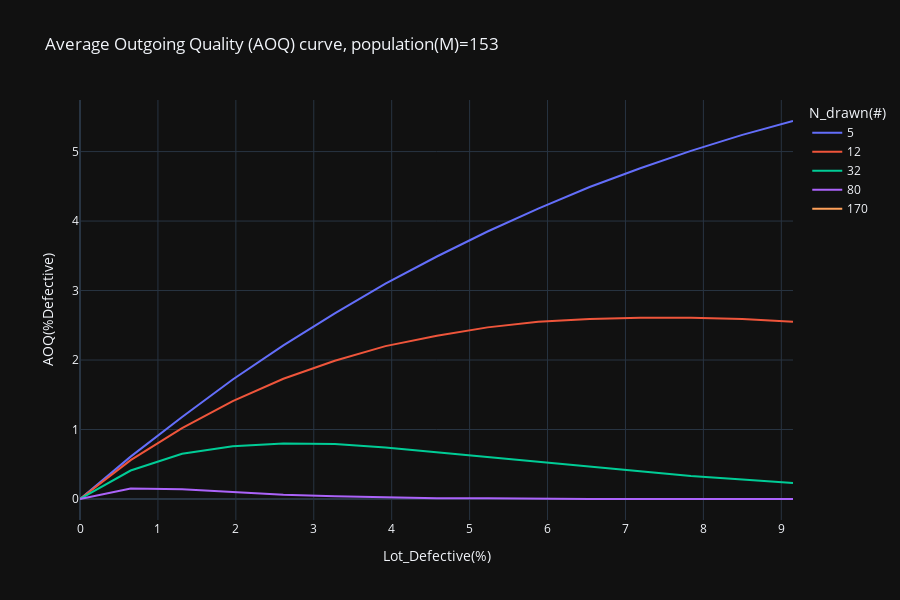

The notebook cell this image was saved under:
### Markdown cell above
AOQ curve

### Code cell
fig2 = px.line(df, x='Lot_Defective', y='AOQ', color='N_drawn',height=600
                ,title=f"Average Outgoing Quality (AOQ) curve, population(M)={M}"
                ,labels={
                    'Lot_Defective':'Lot_Defective(%)',
                    'AOQ':'AOQ(%Defective)',
                    'N_drawn':'N_drawn(#)'})
fig2.show()
# fig.write_html(f"AOQcurve_population{M}.html")

### Figure 1 — Plotly figure (JSON) as saved in the notebook; plotly's stock layout.template omitted (floating-point values rounded to 4 significant figures)
{"data": [{"hovertemplate": "N_drawn(#)=5<br>Lot_Defective(%)=%{x}<br>AOQ(%Defective)=%{y}<extra></extra>", "legendgroup": "5", "line": {"color": "#636efa", "dash": "solid"}, "marker": {"symbol": "circle"}, "mode": "lines", "name": "5", "orientation": "v", "showlegend": true, "type": "scatter", "x": [0, 0.65, 1.31, 1.96, 2.61, 3.27, 3.92, 4.58, 5.23, 5.88, 6.54, 7.19, 7.84, 8.5, 9.15], "xaxis": "x", "y": [0, 0.61, 1.18, 1.72, 2.21, 2.67, 3.1, 3.49, 3.85, 4.18, 4.49, 4.76, 5.01, 5.24, 5.44], "yaxis": "y"}, {"hovertemplate": "N_drawn(#)=12<br>Lot_Defective(%)=%{x}<br>AOQ(%Defective)=%{y}<extra></extra>", "legendgroup": "12", "line": {"color": "#EF553B", "dash": "solid"}, "marker": {"symbol": "circle"}, "mode": "lines", "name": "12", "orientation": "v", "showlegend": true, "type": "scatter", "x": [0, 0.65, 1.31, 1.96, 2.61, 3.27, 3.92, 4.58, 5.23, 5.88, 6.54, 7.19, 7.84, 8.5, 9.15], "xaxis": "x", "y": [0, 0.56, 1.02, 1.41, 1.73, 1.99, 2.2, 2.35, 2.47, 2.55, 2.59, 2.61, 2.61, 2.59, 2.55], "yaxis": "y"}, {"hovertemplate": "N_drawn(#)=32<br>Lot_Defective(%)=%{x}<br>AOQ(%Defective)=%{y}<extra></extra>", "legendgroup": "32", "line": {"color": "#00cc96", "dash": "solid"}, "marker": {"symbol": "circle"}, "mode": "lines", "name": "32", "orientation": "v", "showlegend": true, "type": "scatter", "x": [0, 0.65, 1.31, 1.96, 2.61, 3.27, 3.92, 4.58, 5.23, 5.88, 6.54, 7.19, 7.84, 8.5, 9.15], "xaxis": "x", "y": [0, 0.41, 0.65, 0.76, 0.8, 0.79, 0.74, 0.67, 0.6, 0.53, 0.46, 0.39, 0.33, 0.28, 0.23], "yaxis": "y"}, {"hovertemplate": "N_drawn(#)=80<br>Lot_Defective(%)=%{x}<br>AOQ(%Defective)=%{y}<extra></extra>", "legendgroup": "80", "line": {"color": "#ab63fa", "dash": "solid"}, "marker": {"symbol": "circle"}, "mode": "lines", "name": "80", "orientation": "v", "showlegend": true, "type": "scatter", "x": [0, 0.65, 1.31, 1.96, 2.61, 3.27, 3.92, 4.58, 5.23, 5.88, 6.54, 7.19, 7.84, 8.5, 9.15], "xaxis": "x", "y": [0, 0.15, 0.14, 0.1, 0.06, 0.04, 0.02, 0.01, 0.01, 0, 0, 0, 0, 0, 0], "yaxis": "y"}, {"hovertemplate": "N_drawn(#)=170<br>Lot_Defective(%)=%{x}<br>AOQ(%Defective)=%{y}<extra></extra>", "legendgroup": "170", "line": {"color": "#FFA15A", "dash": "solid"}, "marker": {"symbol": "circle"}, "mode": "lines", "name": "170", "orientation": "v", "showlegend": true, "type": "scatter", "x": [0, 0.65, 1.31, 1.96, 2.61, 3.27, 3.92, 4.58, 5.23, 5.88, 6.54, 7.19, 7.84, 8.5, 9.15], "xaxis": "x", "y": [null, null, null, null, null, null, null, null, null, null, null, null, null, null, null], "yaxis": "y"}], "layout": {"height": 600, "legend": {"title": {"text": "N_drawn(#)"}, "tracegroupgap": 0}, "title": {"text": "Average Outgoing Quality (AOQ) curve, population(M)=153"}, "xaxis": {"anchor": "y", "domain": [0, 1], "title": {"text": "Lot_Defective(%)"}}, "yaxis": {"anchor": "x", "domain": [0, 1], "title": {"text": "AOQ(%Defective)"}}}}
